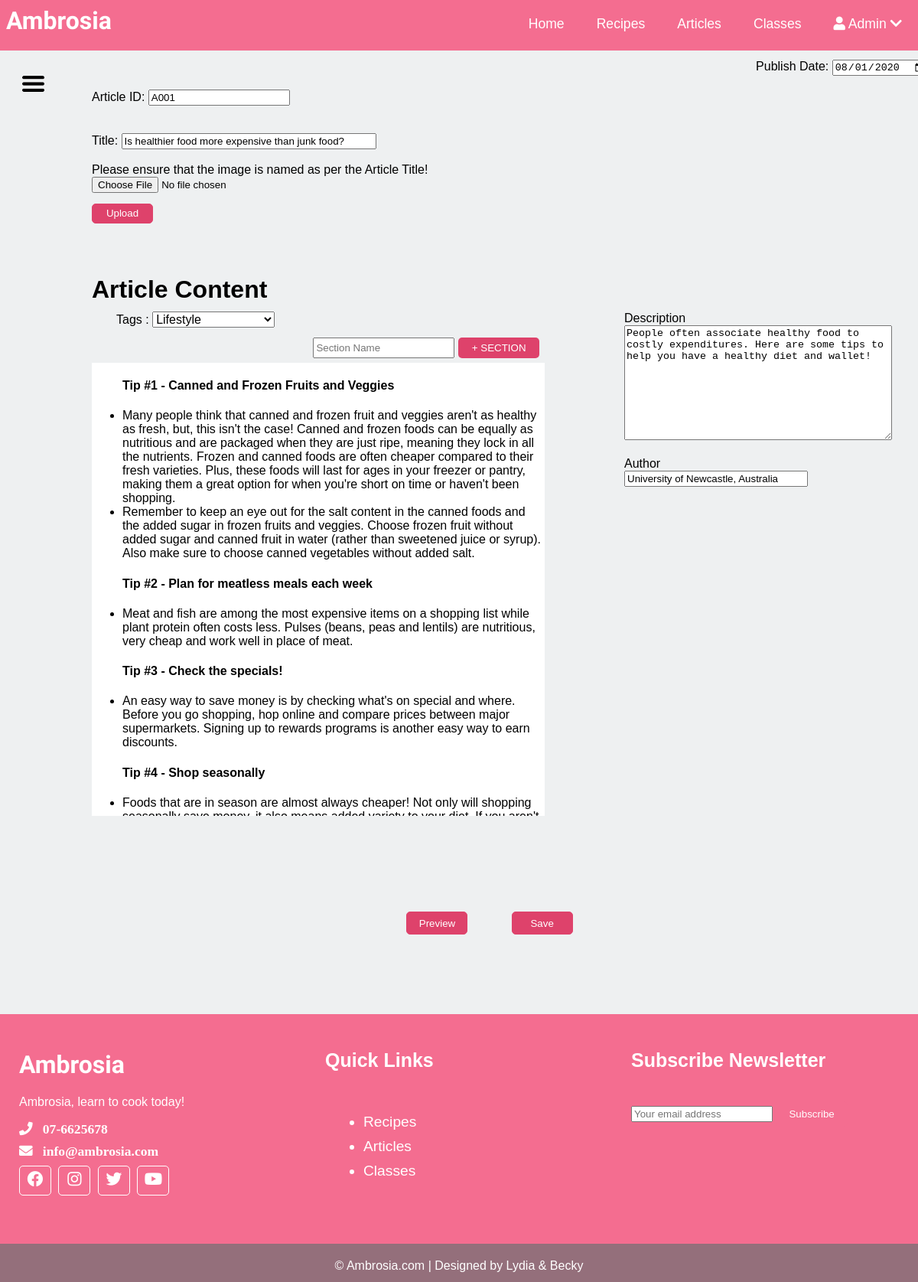
The app's page /Admin - Edit Post Article.php?PostID=A001 (signed in) with its own data.
### tables this page shows
CREATE TABLE IF NOT EXISTS `articles` (
  `ArticleID` varchar(50) NOT NULL,
  `Title` varchar(255) NOT NULL,
  `Description` text NOT NULL,
  `Content` json NOT NULL,
  `Author` varchar(255) NOT NULL,
  `PublishDate` date NOT NULL,
  `Tags` varchar(11) NOT NULL,
  PRIMARY KEY (`ArticleID`)
);

### Admin - Edit Post Article.php (the view, shortened to what this page needs)
<?php
    $PostID = $_REQUEST["PostID"];
    include("Scripts/Script_Connection.php");
    $sqlLoadPost = "SELECT * FROM articles WHERE ArticleID = '$PostID'";
    $result = mysqli_query($con, $sqlLoadPost);
    $row = mysqli_fetch_assoc($result);
    $ArticleID = $row["ArticleID"];
    $Title = $row["Title"];
    $Description = $row["Description"];
    $Author = $row["Author"];
    $PublishDate = $row["PublishDate"];
    $Content = json_decode($row["Content"], true);
    $Tag = $row["Tags"];
    $sqlTag = "SELECT * FROM tags";
    $resultTag = mysqli_query($con, $sqlTag);
?>
<!DOCTYPE html>
<html>
    <head>
        <link id="Theme" rel="stylesheet" type="text/css"
        href="<?php echo $_SESSION['Theme']; ?>">
	    <link rel="stylesheet" href="https://use.fontawesome.com/releases/v5.13.1/css/all.css">
    </head>
    <body id="AdminAddNewPostBody" onload="SelectTag('<?php echo $Tag; ?>')">
    <?php include("Header.php"); ?>
        <button id="SideMenuBtn" onclick="SideMenu()"></button>
        <form id="NewPost" action="Scripts/Script_EditArticle.php" method="POST">
        <div id="GeneralDetails">
<br>
             <label for="Date" id="PostDate">Publish Date:
                <input id="Date" type="Date" name="PublishDate"
                value="<?php echo $PublishDate; ?>"></label>
<br>
            <label for="PostID">Article ID:
            <input type="text" id="PostID" name="PostID" value="<?php echo $ArticleID; ?>" readonly></label>
<br><br>
            <label for="PostTitle">Title:
            <input id="PostTitle" type="text" name="PostTitle" value="<?php echo $Title;?>"></label>
<br>
            <label for="PostImage">Please ensure that the image is named as per the Article Title!</label>
            <input id="PostImage" type="file" name="PostImage" form="UploadFrm">
            <button id="UploadBtn" type="submit" name="UploadBtn" form="UploadFrm">Upload</button>
<br>
        </div>
        <div id="MainDetails">
            <h1 id="PostHeader">Article Content</h1>
             <div id="ContentTagDiv">
            <label id="TagsARLbl" for="TagsAR">Tags : <select name="PostTagsAR" id="TagsAR" class="UserFilter" required>
                    <?php
                    while ($rowT = mysqli_fetch_assoc($resultTag)) {
                        $TagName = $rowT["Name"];
                        $TagID = $rowT["TagID"];
                        echo '<option id="'.$TagID.'" value="'.$TagID.'">'.$TagName.'</option>';
                    }
                    ?>
                </select></label>
            <div class="SectionBtnDiv">
                <input type="text" id="SectionNameEdit" placeholder="Section Name">
            <button id="ArticleSectionEdit" type="button" class="SectionBtnEdit" onclick="AddSection('ArticleSectionEdit','ArticleContent')">+ SECTION</button>
            </div>
                <ul class="Content" id="ArticleContent" contenteditable="true"><?php
                        foreach($Content as $Section => $ContentArray) {
                            echo '<h4>'.$ContentArray[0].'</h4>';
                            for ($i=1; $i < count($ContentArray); $i++) {
                            $Decode = Decode($ContentArray);
                            echo '<li>'.$Decode[$i].'</li>';
                        } }
                ?></ul></div>
<br>
        <div id="AdditionalDetails">
        <label for="PostDesc">Description</label>
        <textarea name="Desc" id="PostDesc"><?php echo $Description; ?></textarea>
<br><br>
            <label for="ArticleAuthor">Author
                <input id="ArticleAuthor" type="text" placeholder="Author"
                value="<?php echo $Author;?>" name="Author">
            </label>
<br><br>
        </div>
            <button id="PreviewBtn" type="submit" name="PreviewBtn" class="PostBtn" onclick="GetText('Articles')">Preview</button>
            <button id="SaveBtn" type="submit" name="SaveBtn" class="PostBtn" onclick="GetText('Articles')">Save</button>
</div>
</form>
  		<?php include("Footer.php"); ?>
    </body>
</html>

### Ambrosia.css (style rules this page uses)
:root { font-family: 'Lucida Sans', 'Lucida Sans Regular', 'Lucida Grande', 'Lucida Sans Unicode', Geneva, Verdana, sans-serif; --Header: #F46D90; --Background: #EEF0F1; --Panel: #DE426B; --Highlight: #C72B55; --TextBorder: #E0E0E0; }
* { box-sizing: border-box; }
body { background-color: var(--Background); margin: 0em; padding: 0em; display: grid; justify-items: center; }
#SideMenuBtn { width: 2.5em; height: 2.5em; position: fixed; left: 2em; top: 7em; background-image: url("Images/Menu Icon.png"); background-size: 2.5em; background-repeat: no-repeat; background-color: var(--Background, lightgray); border: none; }
.UserFilter { width: 100px; font-size: 16px; }
#AdminAddNewPostBody { grid-template-rows: 10px 100% 80px; grid-template-areas: "header" "newPost" "footer"; }
#NewPost { grid-area: newPost; display: grid; grid-template-rows: 25% 70%; grid-template-areas: "generalDetails" "mainDetails"; width: 80%; }
#GeneralDetails { grid-area: generalDetails; display: flex; flex-direction: column; width: 100%; padding-top: 50px; }
#PostDate { text-align: right; }
#MainDetails { grid-area: mainDetails; width: 100%; display: grid; grid-template-columns: 50% 20%; grid-template-rows: 20px 80% 50px; grid-template-areas: "postHeader postHeader" "content additionalDetails" "postBtn postBtn"; row-gap: 3em; column-gap: 150px; }
#MainDetails > h1 { grid-area: postHeader; }
#ContentTagDiv { grid-area: content; }
#TagsARLbl { padding: 2em; }
#TagsAR { width: 10em; }
.Content { width: 37em; height: 37em; background-color: white; overflow-y: scroll; }
#AdditionalDetails { grid-area: additionalDetails; display: block; }
#PostDesc { width: 350px; height: 150px; grid-area: additionalDetails; z-index: -1; }
.PostBtn { grid-area: postBtn; width: 80px; height: 30px; position: relative; background-color: var(--Panel); color: white; border: 1px solid var(--Panel); border-radius: 5px; }
#PreviewBtn { left: 45%; }
#SaveBtn { left: 60%; }
#UploadBtn { width: 6em; height: 2em; background-color: var(--Panel); color: white; border: 1px solid var(--Panel); margin-top: 1em; border-radius: 5px; }
#ArticleAuthor { width: 18em; }
#PostTitle { width: 25em; }
#SectionNameEdit { height: 2em; }
.SectionBtnEdit { height: 2em; width: 8em; background-color: var(--Panel); color: white; border: none; margin-top: 1em; border-radius: 5px; }
.SectionBtnDiv { grid-area: postHeader; width: 300px; height: 30px; position: relative; top: 0%; left: 53%; }

### records on screen
articles: PublishDate "08/01/2020", PostID "A001", PostTitle "Is healthier food more expensive than junk food?", Desc "People often associate healthy food to costly expenditures. Here are some tips to help you have a healthy diet and wallet!", Author "University of Newcastle, Australia"

### other values on screen
$_SESSION["Username"] "Admin"
$ContentArray[0] "Tip #1 - Canned and Frozen Fruits and Veggies"
$ContentArray[0] "Tip #2 - Plan for meatless meals each week"
$Decode[$i] "Meat and fish are among the most expensive items on a shopping list while plant protein often costs less. Pulses (beans, peas and lentils) are nutritious, very cheap and work well in place of meat."
$ContentArray[0] "Tip #3 - Check the specials!"
$ContentArray[0] "Tip #4 - Shop seasonally"
$Decode[$i] "Foods that are in season are almost always cheaper! Not only will shopping…"
form field PostTagsAR "Lifestyle"
